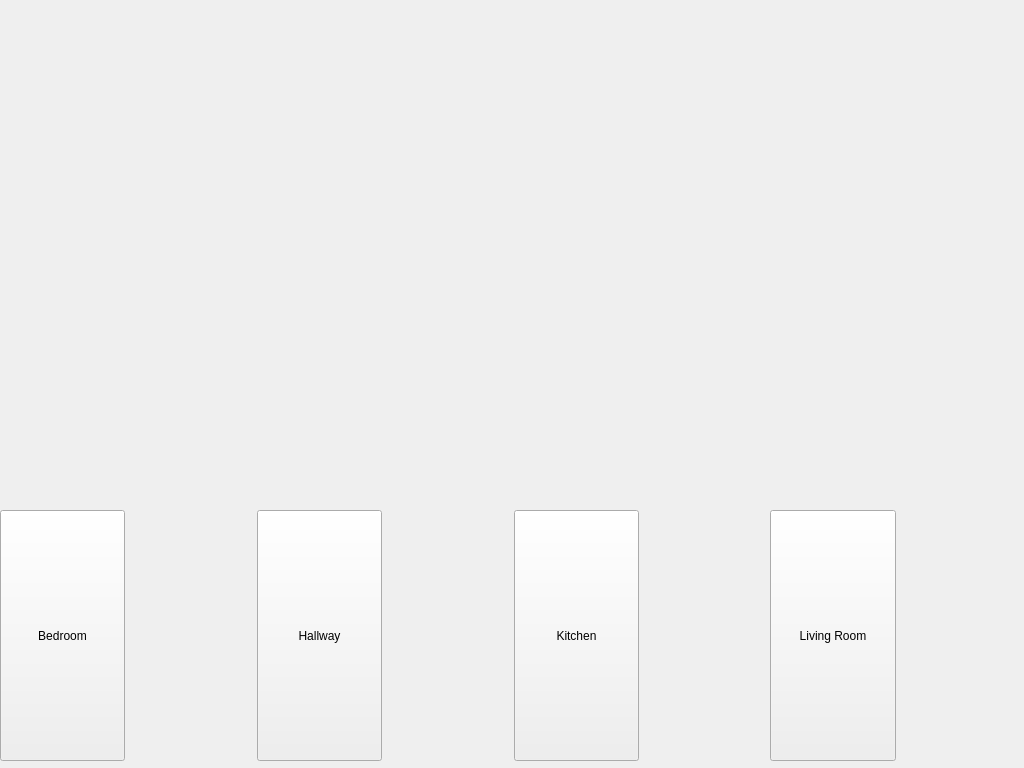
<?xml version="1.0" encoding="UTF-8"?>
<ui version="4.0">
 <class>Form</class>
 <widget class="QWidget" name="Form">
  <property name="geometry">
   <rect>
    <x>0</x>
    <y>0</y>
    <width>1024</width>
    <height>768</height>
   </rect>
  </property>
  <property name="windowTitle">
   <string>Form</string>
  </property>
  <widget class="QWidget" name="horizontalLayoutWidget">
   <property name="geometry">
    <rect>
     <x>0</x>
     <y>510</y>
     <width>1021</width>
     <height>251</height>
    </rect>
   </property>
   <layout class="QHBoxLayout" name="roomSelector">
    <item>
     <widget class="QPushButton" name="bedroom">
      <property name="sizePolicy">
       <sizepolicy hsizetype="Expanding" vsizetype="Expanding">
        <horstretch>0</horstretch>
        <verstretch>50</verstretch>
       </sizepolicy>
      </property>
      <property name="text">
       <string>Bedroom</string>
      </property>
      <property name="iconSize">
       <size>
        <width>50</width>
        <height>50</height>
       </size>
      </property>
     </widget>
    </item>
    <item>
     <spacer name="horizontalSpacer_2">
      <property name="orientation">
       <enum>Qt::Horizontal</enum>
      </property>
      <property name="sizeHint" stdset="0">
       <size>
        <width>40</width>
        <height>20</height>
       </size>
      </property>
     </spacer>
    </item>
    <item>
     <widget class="QPushButton" name="Hallway">
      <property name="sizePolicy">
       <sizepolicy hsizetype="Expanding" vsizetype="Expanding">
        <horstretch>0</horstretch>
        <verstretch>0</verstretch>
       </sizepolicy>
      </property>
      <property name="text">
       <string>Hallway</string>
      </property>
     </widget>
    </item>
    <item>
     <spacer name="horizontalSpacer_3">
      <property name="orientation">
       <enum>Qt::Horizontal</enum>
      </property>
      <property name="sizeHint" stdset="0">
       <size>
        <width>40</width>
        <height>20</height>
       </size>
      </property>
     </spacer>
    </item>
    <item>
     <widget class="QPushButton" name="kitchen">
      <property name="sizePolicy">
       <sizepolicy hsizetype="Expanding" vsizetype="Expanding">
        <horstretch>0</horstretch>
        <verstretch>0</verstretch>
       </sizepolicy>
      </property>
      <property name="text">
       <string>Kitchen</string>
      </property>
     </widget>
    </item>
    <item>
     <spacer name="horizontalSpacer_4">
      <property name="orientation">
       <enum>Qt::Horizontal</enum>
      </property>
      <property name="sizeHint" stdset="0">
       <size>
        <width>40</width>
        <height>20</height>
       </size>
      </property>
     </spacer>
    </item>
    <item>
     <widget class="QPushButton" name="livingRoom">
      <property name="sizePolicy">
       <sizepolicy hsizetype="Expanding" vsizetype="Expanding">
        <horstretch>0</horstretch>
        <verstretch>0</verstretch>
       </sizepolicy>
      </property>
      <property name="text">
       <string>Living Room</string>
      </property>
     </widget>
    </item>
    <item>
     <spacer name="horizontalSpacer">
      <property name="orientation">
       <enum>Qt::Horizontal</enum>
      </property>
      <property name="sizeHint" stdset="0">
       <size>
        <width>40</width>
        <height>20</height>
       </size>
      </property>
     </spacer>
    </item>
   </layout>
  </widget>
 </widget>
 <resources/>
 <connections/>
</ui>
